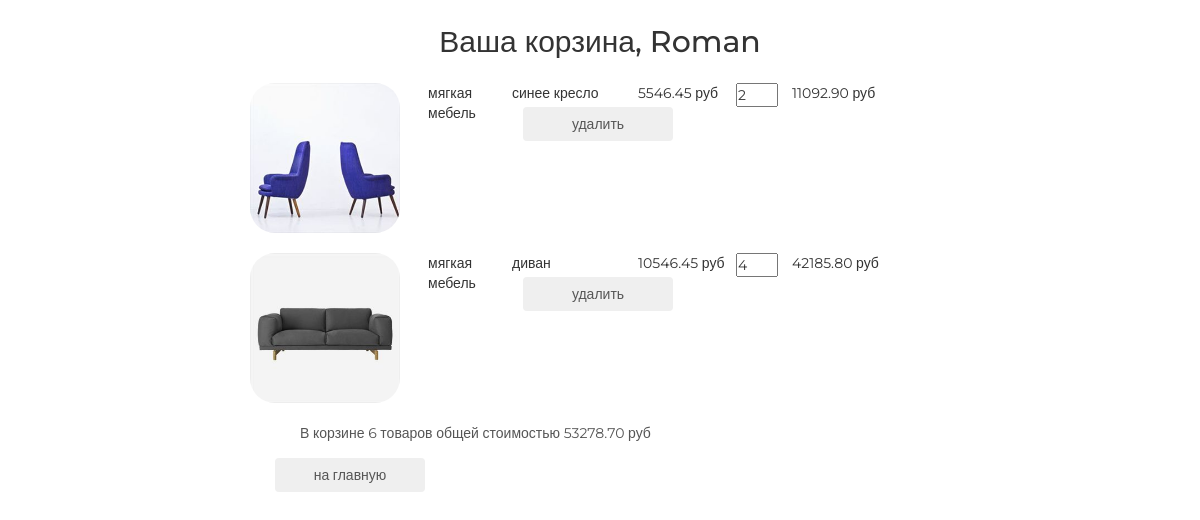
Page /basket/ (signed in) on the committed database.
### authapp/models.py (models this page shows)
class ShopUser(AbstractUser):
    avatar = models.ImageField(upload_to='users_avatars', blank=True)
    age = models.PositiveSmallIntegerField(verbose_name='возраст')

### basketapp/models.py (models this page shows)
class Basket(models.Model):
    user = models.ForeignKey(settings.AUTH_USER_MODEL, on_delete=models.CASCADE, related_name='basket')
    product = models.ForeignKey(Product, on_delete=models.CASCADE)
    quantity = models.PositiveSmallIntegerField(verbose_name='количество', default=0)
    add_datetime = models.DateTimeField(auto_now_add=True, verbose_name='время')
    @property
    def product_cost(self):
        return self.product.price * self.quantity
    @property
    def total_quantity(self):
        _item = Basket.objects.filter(user=self.user)
        _total_quantity = sum(list(map(lambda x: x.quantity, _item)))
        return _total_quantity
    @property
    def total_cost(self):
        _item = Basket.objects.filter(user=self.user)
        _total_cost = sum(list(map(lambda x: x.product_cost, _item)))
        return _total_cost

### mainapp/models.py (models this page shows, shortened)
class Product(models.Model):
    category = models.ForeignKey(ProductCategory, on_delete=models.CASCADE)
    name = models.CharField(verbose_name='наименование продука', max_length=128)
    image = models.ImageField(upload_to='product_images', blank=True)
    short_desc = models.CharField(verbose_name='кратокое описание продукта', max_length=60, blank=True)
    description = models.TextField(verbose_name='описание продукта', blank=True)
    price = models.DecimalField(verbose_name='цена продукта', max_digits=8, decimal_places=2, default=0)
    quantity = models.PositiveIntegerField(verbose_name='количество на складе', default=0)

class ProductCategory(models.Model):
    name = models.CharField(verbose_name='наиментование категории', max_length=64, unique=True)
    description = models.TextField(verbose_name='описание категории', blank=True)
    create_dt = models.DateTimeField(verbose_name='дата создания категории', auto_now_add=True)

### basketapp/views.py (the view)
# urls.py: path('', basketapp.basket, name = 'view'),
@login_required
def basket(request):
    title = 'корзина'
    basket_items = Basket.objects.filter(user=request.user).order_by('product__category')
    content = {
        'title': title,
        'basket_items': basket_items,
    }
    return render(request, 'basketapp/basket.html', content)

### basketapp/templates/basketapp/basket.html
{% extends 'basketapp/base.html' %}
{% load static %}
{% block content %}
      <div class="basket_list">
        {% include 'basketapp/includes/inc_basket_list.html' %}
      </div>
    <div>
        <button class="btn btn-round">
          <a href="{% url 'main' %}">на главную</a>
        </button>
    </div>
{% endblock %}

### basketapp/templates/basketapp/base.html (shortened to what this page needs)
<!DOCTYPE html>
{% load static %}
<html>
<head>
  {% block css %}
    <link rel="stylesheet" href="{% static 'css/bootstrap.min.css' %}">
    <link rel="stylesheet" href="{% static 'css/style.css' %}">
    <link rel="stylesheet" href="{% static 'fonts/font-awesome/css/font-awesome.css' %}">
  {% endblock %}
</head>
<body>
  <div class="basket_container">
    <div class="h2 text-center head">
      Ваша корзина,
      {% if user.first_name %}
        {{ user.first_name|title}}
      {% else %}
        Пользователь
      {% endif %}
    </div>
    {% block content %}
    {% endblock %}
  </div>
</body>
</html>

### basketapp/templates/basketapp/includes/inc_basket_list.html
{% for item in basket_items %}
    <div class="basket_record">
      <img src="/media/{{ item.product.image }}"
           alt="{{ item.product.short_desc }}">
      <span class="category_name">{{ item.product.category.name }}</span>
      <span class="product_name">{{ item.product.name }}</span>
      <span class="product_price">{{ item.product.price }} руб</span>
      <input type="number" name="{{ item.pk }}"
                           min="0"
                           value="{{ item.quantity }}">
      <span class="product_cost">{{ item.product_cost }} руб</span>
      <button class="btn btn-round">
        <a href="{% url 'basket:remove' item.pk %}" class="">
          удалить
        </a>
      </button>
    </div>
  {% endfor %}
{% if basket_items %}
    <div class="basket_summary">
      В корзине {{ basket_items.0.total_quantity }} товаров общей стоимостью
                {{ basket_items.0.total_cost }} руб
    </div>
{% endif %}

### static/css/style.css (style rules this page uses)
* { margin: 0; padding: 0; }
body { font-family: 'Montserrat', sans-serif; }
html, body { height: 100%; }
.basket_container { margin: 25px auto; width: 700px; }
.basket_list input[type="number"] { width: 3em; position: relative; display: block; float: left; }
.basket_list span.category_name { margin-left: 2em; width: 5em; position: relative; display: block; float: left; }
.basket_list span.product_name { margin-left: 1em; width: 8em; position: relative; display: block; float: left; }
.basket_list span.product_price { margin-left: 1em; width: 7em; position: relative; display: block; float: left; }
.basket_list span.product_cost { margin-left: 1em; width: 7em; position: relative; display: block; float: left; }
.basket_list .basket_record { position: relative; display: block; height: 170px; float: none; }
.basket_container .head { margin: 25px auto; }
.basket_container button { margin-left: 25px; width: 150px; display: block; float: left; }
.basket_container button a { text-decoration: none; color: #555; }
.basket_container img { display: block; float: left; width: 150px; border-radius: 25px; }
.basket_container .basket_summary { display: block; margin-left: 50px; margin-bottom: 15px; color: #555; }

### rows in the picture
ShopUser: first_name "Roman"
Basket: product.image (picture), product.category.name "мягкая мебель", product.name "синее кресло", product.price "5546.45", quantity "2", product_cost "11092.90", user+quantity "6", user+product+quantity "53278.70"
Basket: product.image (picture), product.category.name "мягкая мебель", product.name "диван", product.price "10546.45", quantity "4", product_cost "42185.80"
